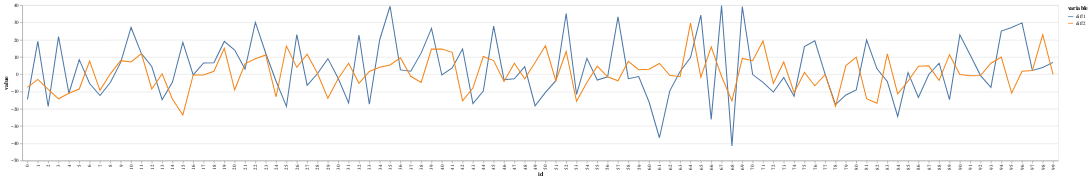

Notebook code cell kept with this figure:
### Code cell
# plot the values
alt.Chart(longform).mark_line().encode(
    x='id:O',
    y='value:Q',
    color='variable:N'
)

### Figure 1 — Vega-Lite specification as saved in the notebook (floating-point values rounded to 4 significant figures; data arrays with more than 128 entries replaced by an {"elided": "..."} marker saying what was removed)
{"config": {"view": {"continuousWidth": 400, "continuousHeight": 300}}, "data": {"name": "data-39ed18aac043ead544ef2358167573ab"}, "mark": "line", "encoding": {"color": {"type": "nominal", "field": "variable"}, "x": {"type": "ordinal", "field": "id"}, "y": {"type": "quantitative", "field": "value"}}, "$schema": "https://vega.github.io/schema/vega-lite/v4.8.1.json", "datasets": {"data-39ed18aac043ead544ef2358167573ab": {"elided": "200 records"}}}
